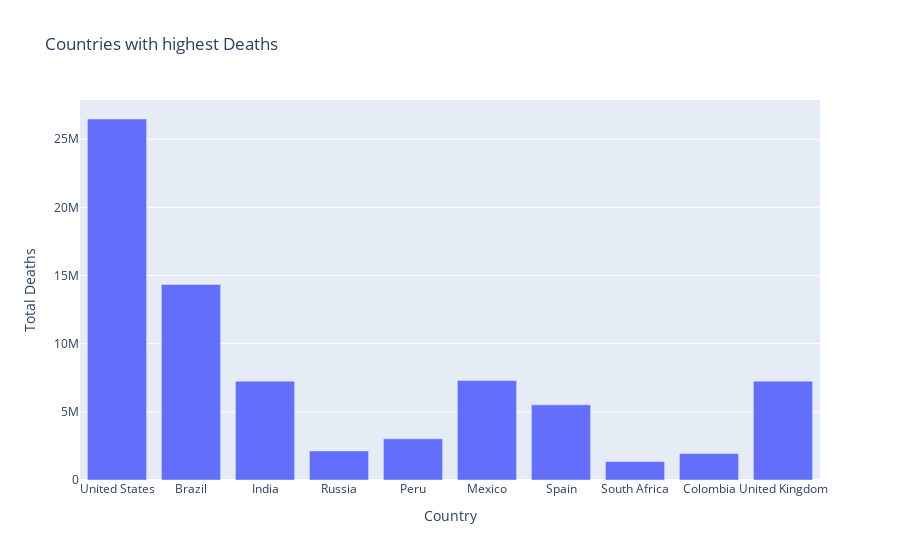

Here is the notebook cell this chart was saved with:
### Markdown cell above
* From the above graph among the top 10 countries, US, Brazil, India, Russia are on top 4 according to Covid-19 Cases

### Code cell
#Counntries with Highest Deaths in Covid-19

fig=px.bar(df, x='Country', y='Total Deaths', title='Countries with highest Deaths')
fig.show()

### Figure 1 — Plotly figure (JSON) as saved in the notebook; plotly's stock layout.template omitted (floating-point values rounded to 4 significant figures)
{"data": [{"alignmentgroup": "True", "hovertemplate": "Country=%{x}<br>Total Deaths=%{y}<extra></extra>", "legendgroup": "", "marker": {"color": "#636efa", "pattern": {"shape": ""}}, "name": "", "offsetgroup": "", "orientation": "v", "showlegend": false, "textposition": "auto", "type": "bar", "x": ["United States", "Brazil", "India", "Russia", "Peru", "Mexico", "Spain", "South Africa", "Colombia", "United Kingdom"], "xaxis": "x", "y": [26477574, 14340567, 7247327, 2131571, 3020038, 7295850, 5510624, 1357682, 1936134, 7249573], "yaxis": "y"}], "layout": {"autosize": true, "barmode": "relative", "legend": {"tracegroupgap": 0}, "title": {"text": "Countries with highest Deaths"}, "xaxis": {"anchor": "y", "autorange": true, "domain": [0, 1], "range": [-0.5, 9.5], "title": {"text": "Country"}, "type": "category"}, "yaxis": {"anchor": "x", "autorange": true, "domain": [0, 1], "range": [0, 27870000.0], "title": {"text": "Total Deaths"}, "type": "linear"}}}
